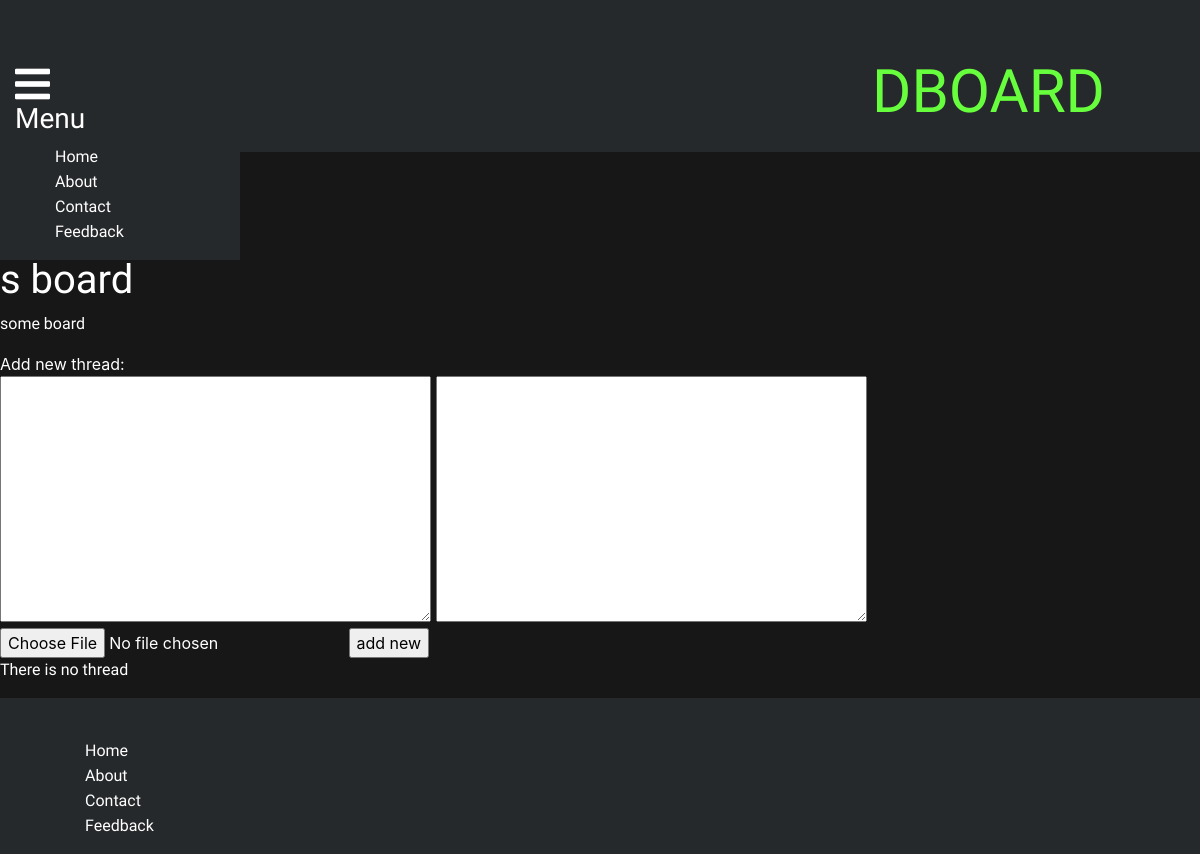
The page /sb on the database as committed earlier.
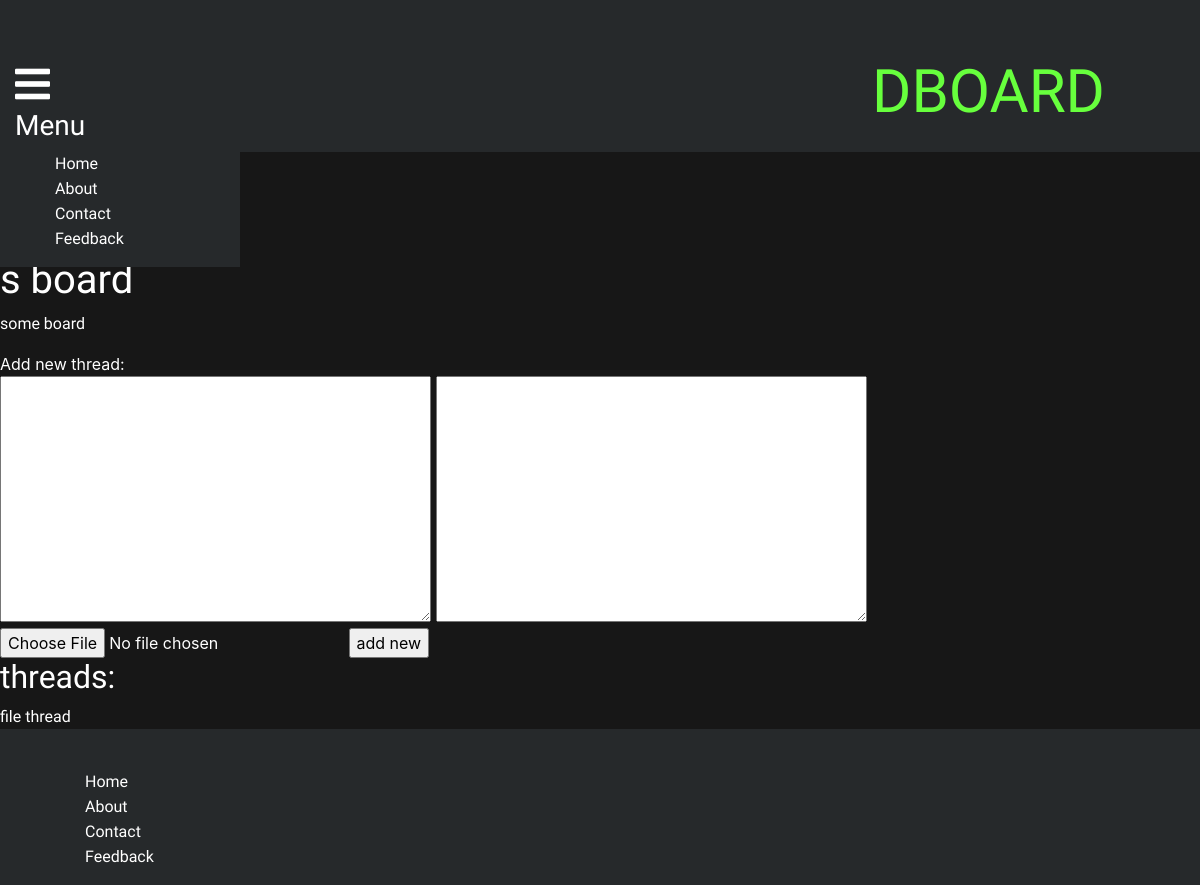
The same page on the database as committed later.
### boards/models.py (models this page shows, shortened)
class Thread(models.Model):
    boardFK      = models.ForeignKey(Board, on_delete=models.CASCADE)
    threadTitle  = models.TextField()
    threadDesc   = models.TextField()
    threadAuthor = models.CharField(default="anon", max_length = 50)
    pubDate      = models.DateTimeField(auto_now_add=True)
    threadImg    = models.ImageField(
                        default='img/default.png',
                        upload_to='img/uploads/%Y/%m',
                        storage=FileSystemStorage(location='boards/static/boards',base_url='/uploads'),
                   )
    isActive     = models.IntegerField(default=1)

### boards/views.py (the view)
# urls.py: path('<str:boardCode>', views.detail, name='detailBoard'),
def detail(request, boardCode):
    boardDetail = get_object_or_404(Board, boardCode = boardCode, isActive__gt = 0)
    threadList = Thread.objects.filter(boardFK = boardDetail.id, isActive__gt = 0)
    if request.method == "POST":
        form = ThreadForm(request.POST, request.FILES)
        if form.is_valid():
            formObj = form.save(commit=False)
            formObj.boardFK = boardDetail
            formObj.save()
            return redirect('detailThread', boardCode = boardDetail.boardCode, threadId = formObj.id)
    else:
        form = ThreadForm()
    context = {'boardDetail': boardDetail, 'threadList': threadList, 'form': form}
    return render(request, 'boards/boardDetail.html', context)

### boards/forms.py
class ThreadForm(ModelForm):
    class Meta:
        model = Thread
        fields = ['threadTitle', 'threadDesc', 'threadImg']

### boards/templates/boards/boardDetail.html (shortened to what this page needs)
{% extends "boards/base.html" %}
{% load static %}
{% block content %}
    {% if boardDetail %}
        <h1>{{boardDetail.boardName}}</h1>
        <p>{{boardDetail.boardDesc}}</p>
        Add new thread:
        <form class="" action="" method="post" enctype="multipart/form-data">
            {{ form.threadTitle }}
            {{ form.threadDesc}}
            {{ form.threadImg}}
            <input type="submit" name="" value="add new">
        </form>
        {% if threadList %}
            <h2>threads:</h2>
            {% for thread in threadList %}
                <li><a href="{% url 'detailThread' boardDetail.boardCode thread.id %}">{{thread.threadTitle}}</a></li>
            {% endfor %}
        {% else %}
            <p>There is no thread</p>
        {% endif %}
    {% endif %}
{% endblock content %}

Rows that differ between the two databases and show on the page:
added Thread: threadTitle "file thread"
Other text that changed with them:
text no longer shown: "There is no thread"
text now shown: "threads:"
